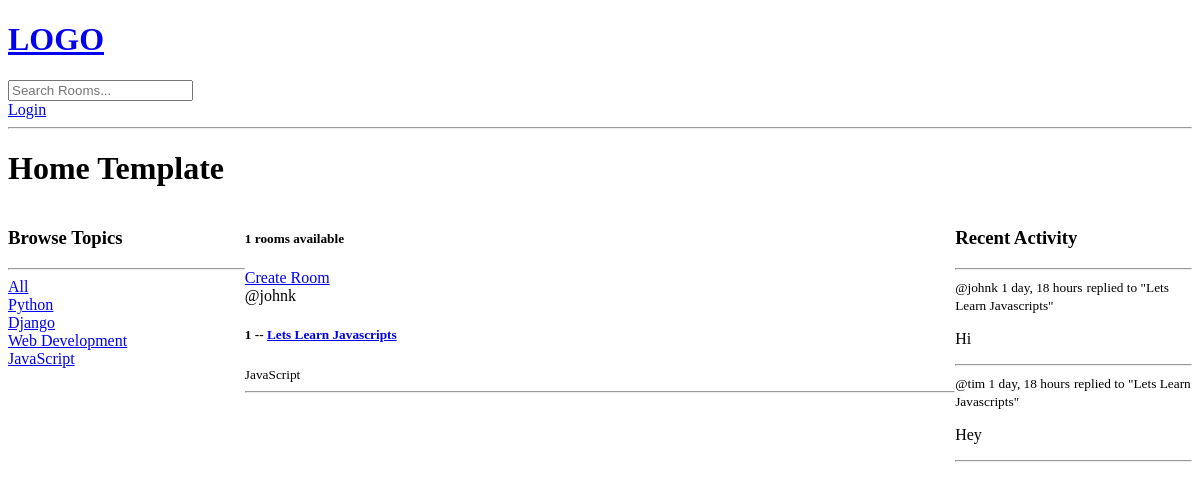
Before: /?q=JavaScript with the older database file.
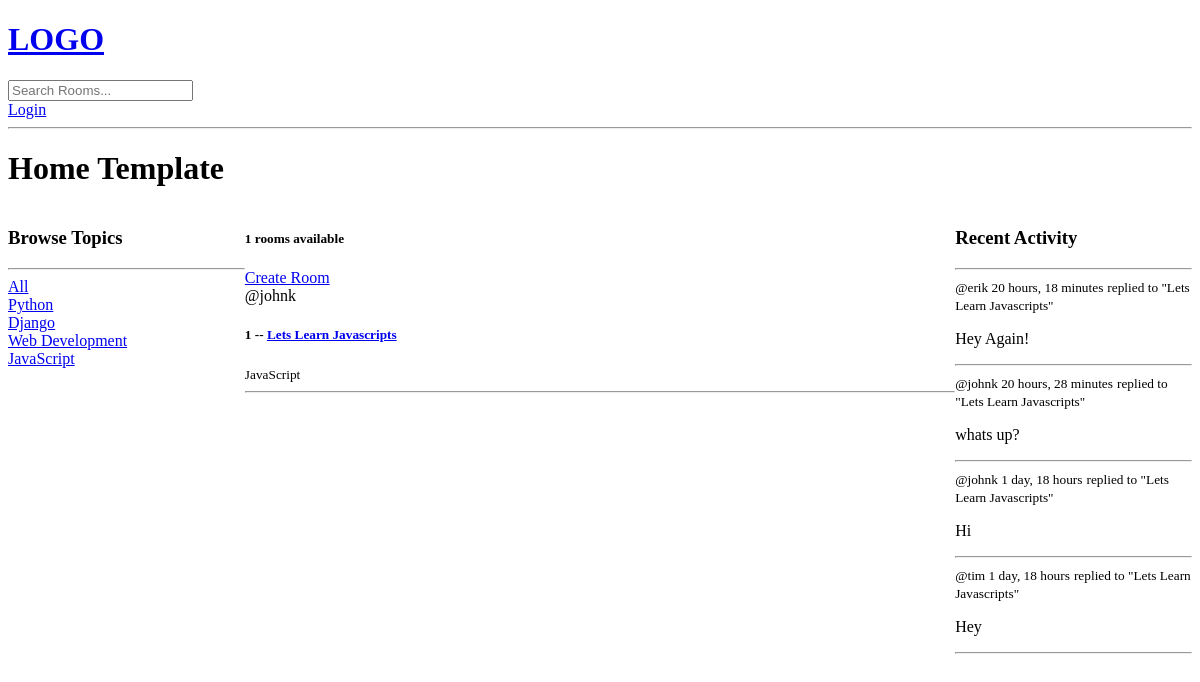
After: the same page with the newer database file.
### base/models.py (models this page shows, shortened)
class Topic(models.Model):
    name = models.CharField(max_length=200)

class Room(models.Model):
    host = models.ForeignKey(User, on_delete=models.SET_NULL, null=True)
    topic = models.ForeignKey(Topic, on_delete=models.SET_NULL, null=True)
    name = models.CharField(max_length=200)
    description = models.TextField(null=True, blank=True)
    participants = models.ManyToManyField(
        User, related_name='participants', blank=True)
    updated = models.DateTimeField(auto_now=True)
    created = models.DateTimeField(auto_now_add=True)
    class Meta:
        ordering = ['-updated', '-created']
    def __str__(self):
        return self.name

class Message(models.Model):
    user = models.ForeignKey(User, on_delete=models.CASCADE)
    room = models.ForeignKey(Room, on_delete=models.CASCADE)
    body = models.TextField()
    updated = models.DateTimeField(auto_now=True)
    created = models.DateTimeField(auto_now_add=True)
    class Meta:
        ordering = ['-updated', '-created']
    def __str__(self):
        return self.body[0:50]

### base/views.py (the view)
# urls.py: path('', views.home, name='home'),
def home(request):
    q = request.GET.get('q') if request.GET.get('q') != None else ''
    rooms = Room.objects.filter(
        Q(topic__name__icontains=q) |
        Q(name__icontains=q) |
        Q(description__icontains=q)
    )
    topics = Topic.objects.all()
    room_count = rooms.count()
    room_messages = Message.objects.filter(Q(room__topic__name__icontains=q))
    context = {'rooms': rooms, 'topics': topics,
               'room_count': room_count, 'room_messages': room_messages}
    return render(request, 'base/home.html', context)

### base/templates/base/home.html (shortened to what this page needs)
{% extends 'main.html' %} {% block content %}
<h1>Home Template</h1>
<div class="home-container">
	<div>{% include 'base/topics_component.html' %}</div>
	<div>
		<h5>{{room_count}} rooms available</h5>
		<a href="{% url 'create-room' %}">Create Room</a>
		{% include 'base/feed_component.html'%}
	</div>
	<div>{% include 'base/activity_component.html' %}</div>
</div>
{% endblock %}

### base/templates/base/topics_component.html
<h3>Browse Topics</h3>
<hr />
<div>
	<a href="{% url 'home' %}">All</a>
</div>
{% for topic in topics %}
<div>
	<a href="{% url 'home' %}?q={{topic.name}}">{{topic.name}}</a>
</div>
{% endfor %}

### base/templates/base/feed_component.html (shortened to what this page needs)
<div>
	{% for room in rooms %}
	<div>
		<span>@{{room.host.username}}</span>
		<h5>{{room.id}} -- <a href="{% url 'room' room.id %}">{{room.name}}</a></h5>
		<small>{{room.topic.name}}</small>
		<hr />
	</div>
	{% endfor %}
</div>

### base/templates/base/activity_component.html (shortened to what this page needs)
<h3>Recent Activity</h3>
<hr />
{% for message in room_messages %}
<div>
	<small>@{{message.user}} {{message.created|timesince}}</small>
	<small>replied to "{{message.room}}"</small>
	<p>{{message}}</p>
	<hr />
</div>
{% endfor %}

Changed rows visible on the page:
added Message: user "erik", created "20 hours, 18 minutes", room "Lets Learn Javascripts", body "Hey Again!"
added Message: user "johnk", created "20 hours, 28 minutes", room "Lets Learn Javascripts", body "whats up?"
